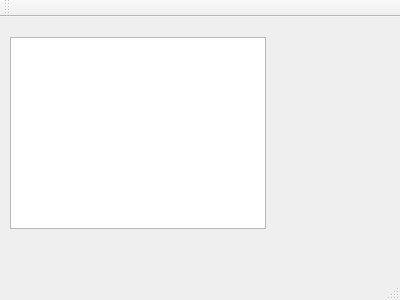
<?xml version="1.0" encoding="UTF-8"?>
<ui version="4.0">
 <class>MainWindow</class>
 <widget class="QMainWindow" name="MainWindow">
  <property name="geometry">
   <rect>
    <x>0</x>
    <y>0</y>
    <width>400</width>
    <height>300</height>
   </rect>
  </property>
  <property name="windowTitle">
   <string>MainWindow</string>
  </property>
  <widget class="QWidget" name="centralWidget">
   <widget class="QWidget" name="gridLayoutWidget">
    <property name="geometry">
     <rect>
      <x>300</x>
      <y>20</y>
      <width>51</width>
      <height>71</height>
     </rect>
    </property>
    <layout class="QGridLayout" name="gridLayout"/>
   </widget>
   <widget class="QTreeView" name="treeView">
    <property name="geometry">
     <rect>
      <x>10</x>
      <y>20</y>
      <width>256</width>
      <height>192</height>
     </rect>
    </property>
   </widget>
  </widget>
  <widget class="QMenuBar" name="menuBar">
   <property name="geometry">
    <rect>
     <x>0</x>
     <y>0</y>
     <width>400</width>
     <height>18</height>
    </rect>
   </property>
  </widget>
  <widget class="QToolBar" name="mainToolBar">
   <attribute name="toolBarArea">
    <enum>TopToolBarArea</enum>
   </attribute>
   <attribute name="toolBarBreak">
    <bool>false</bool>
   </attribute>
  </widget>
  <widget class="QStatusBar" name="statusBar"/>
 </widget>
 <layoutdefault spacing="6" margin="11"/>
 <resources/>
 <connections/>
</ui>
